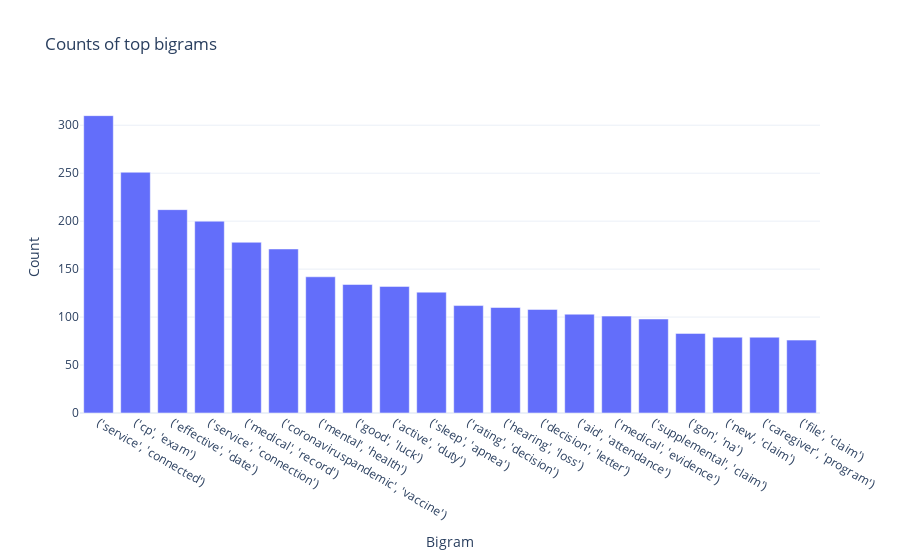

The code cell stored with this chart in its notebook:
### Code cell
fig = px.bar(df, x='bigram', y='count', title='Counts of top bigrams', template='plotly_white', labels={'bigram': 'Bigram', 'count': 'Count'})
fig.show()

### Figure 1 — Plotly figure (JSON) as saved in the notebook; plotly's stock layout.template omitted (floating-point values rounded to 4 significant figures)
{"data": [{"alignmentgroup": "True", "hovertemplate": "Bigram=%{x}<br>Count=%{y}<extra></extra>", "legendgroup": "", "marker": {"color": "#636efa"}, "name": "", "offsetgroup": "", "orientation": "v", "showlegend": false, "textposition": "auto", "type": "bar", "x": ["('service', 'connected')", "('cp', 'exam')", "('effective', 'date')", "('service', 'connection')", "('medical', 'record')", "('coronaviruspandemic', 'vaccine')", "('mental', 'health')", "('good', 'luck')", "('active', 'duty')", "('sleep', 'apnea')", "('rating', 'decision')", "('hearing', 'loss')", "('decision', 'letter')", "('aid', 'attendance')", "('medical', 'evidence')", "('supplemental', 'claim')", "('gon', 'na')", "('new', 'claim')", "('caregiver', 'program')", "('file', 'claim')"], "xaxis": "x", "y": [310, 251, 212, 200, 178, 171, 142, 134, 132, 126, 112, 110, 108, 103, 101, 98, 83, 79, 79, 76], "yaxis": "y"}], "layout": {"barmode": "relative", "legend": {"tracegroupgap": 0}, "title": {"text": "Counts of top bigrams"}, "xaxis": {"anchor": "y", "domain": [0, 1], "title": {"text": "Bigram"}}, "yaxis": {"anchor": "x", "domain": [0, 1], "title": {"text": "Count"}}}}
